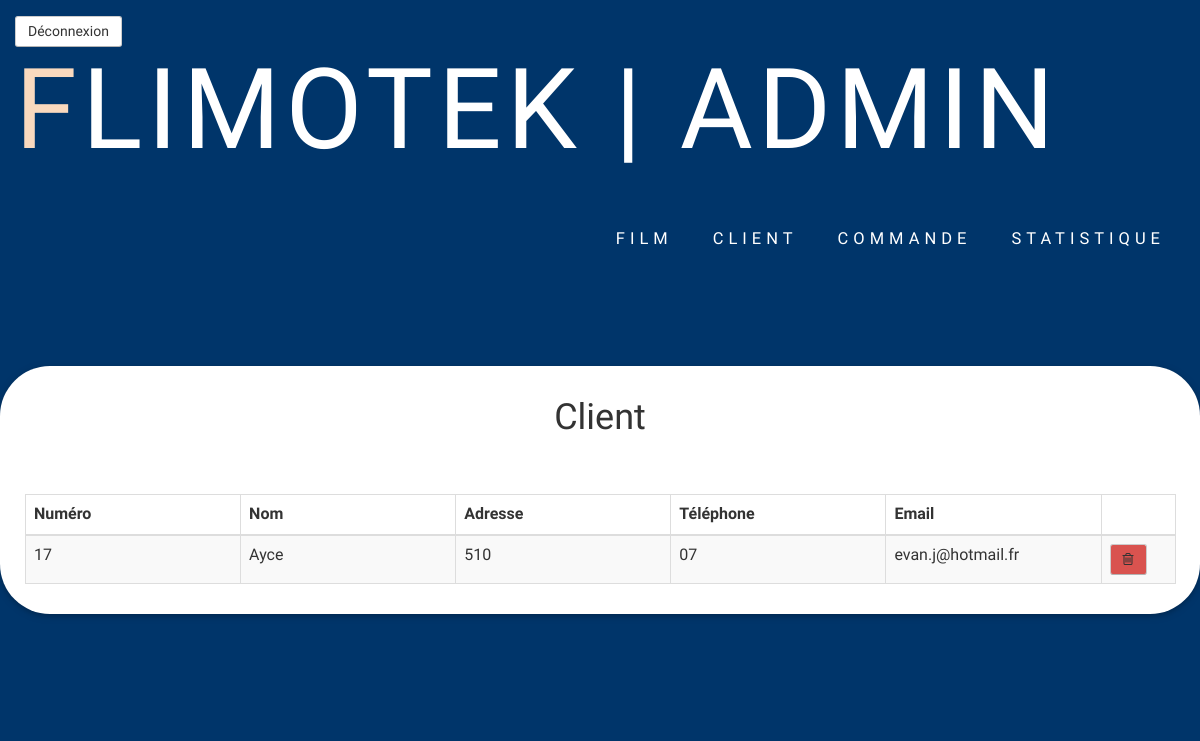
Before: /admin/view_client.php (signed in) with the older database file.
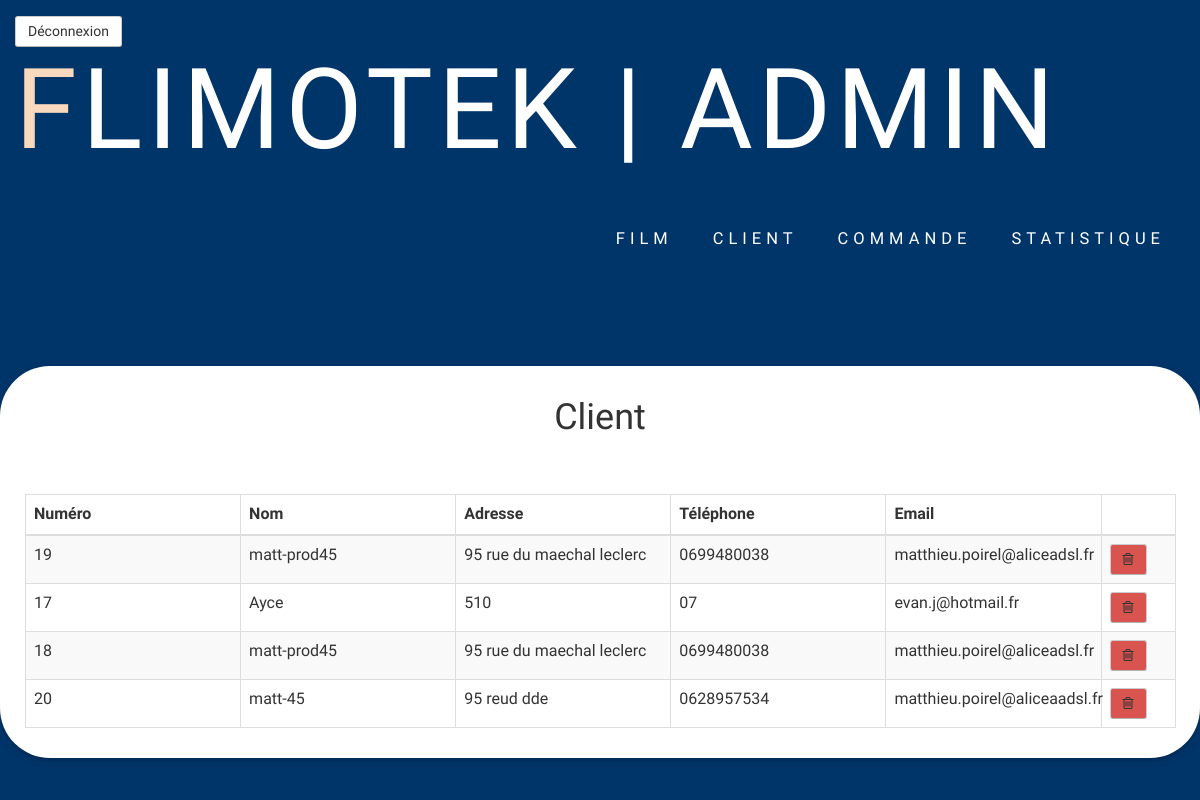
After: the same page with the newer database file.
### tables this page shows
CREATE TABLE IF NOT EXISTS `client` (
  `id` int(8) NOT NULL AUTO_INCREMENT,
  `username` varchar(32) NOT NULL,
  `password` varchar(32) NOT NULL,
  `adresse` varchar(200) NOT NULL,
  `tel` varchar(10) NOT NULL,
  `email` varchar(64) NOT NULL,
  PRIMARY KEY (`id`)
);

### admin/view_client.php (the view, shortened to what this page needs)
<?php
include 'header.php';
?>
<div class="container">
    <div class="row">
        <div class="box ">
            <div class="info">
                <div class="table-scrol">
                    <div class="table-scrol">
                        <h1 align="center">Client</h1>
                        <div class="table-responsive">
                            <table class="table table-bordered table-hover table-striped" style="table-layout: fixed">
                                <thead>
                                    <tr>
                                        <th>Numéro</th>
                                        <th>Nom</th>
                                        <th>Adresse</th>
                                        <th>Téléphone</th>
                                        <th>Email</th>
                                        <th style="width:5%"></th>
                                    </tr>
                                </thead>
                                <?php
                                $reponse = $bdd->query("SELECT * FROM client");
                                while ($donnees = $reponse->fetch()) {
                                    ?>
                                    <tr>
                                        <td><?= $donnees["id"] ?></td>
                                        <td><?= $donnees["username"] ?></td>
                                        <td><?= $donnees["adresse"] ?></td>
                                        <td><?= $donnees["tel"] ?></td>
                                        <td><?= $donnees["email"] ?></td>
                                        <td> <button class="btn btn-danger btn-sm"  onclick="window.location.href = 'deleteAccount.php?id=<?= $donnees["id"] ?>'" data-toggle="modal"><i class="fa fa-trash-o"></i></button>	  </td>
                                    </tr>
                                <?php } ?>
                            </table>
                        </div>
                    </div>
                </div>
            </div>
        </div>
    </div>
</div>
</body>
</html>

Changed rows visible on the page:
added client: id "19", username "matt-prod45", adresse "95 rue du maechal leclerc", tel "0699480038", email "matthieu.poirel@aliceadsl.fr"
added client: id "18", username "matt-prod45", adresse "95 rue du maechal leclerc", tel "0699480038", email "matthieu.poirel@aliceadsl.fr"
added client: id "20", username "matt-45", adresse "95 reud dde", tel "0628957534", email "matthieu.poirel@aliceaadsl.fr"
